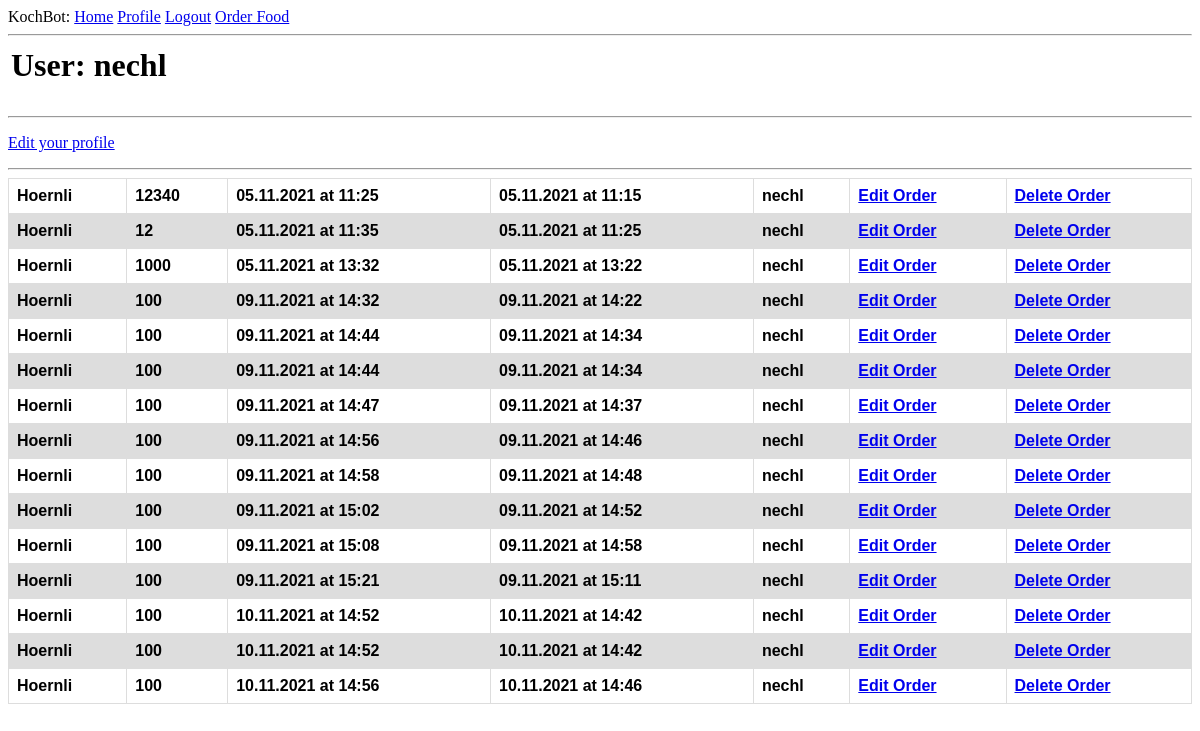
The page /user/nechl (signed in) on the database as committed earlier.
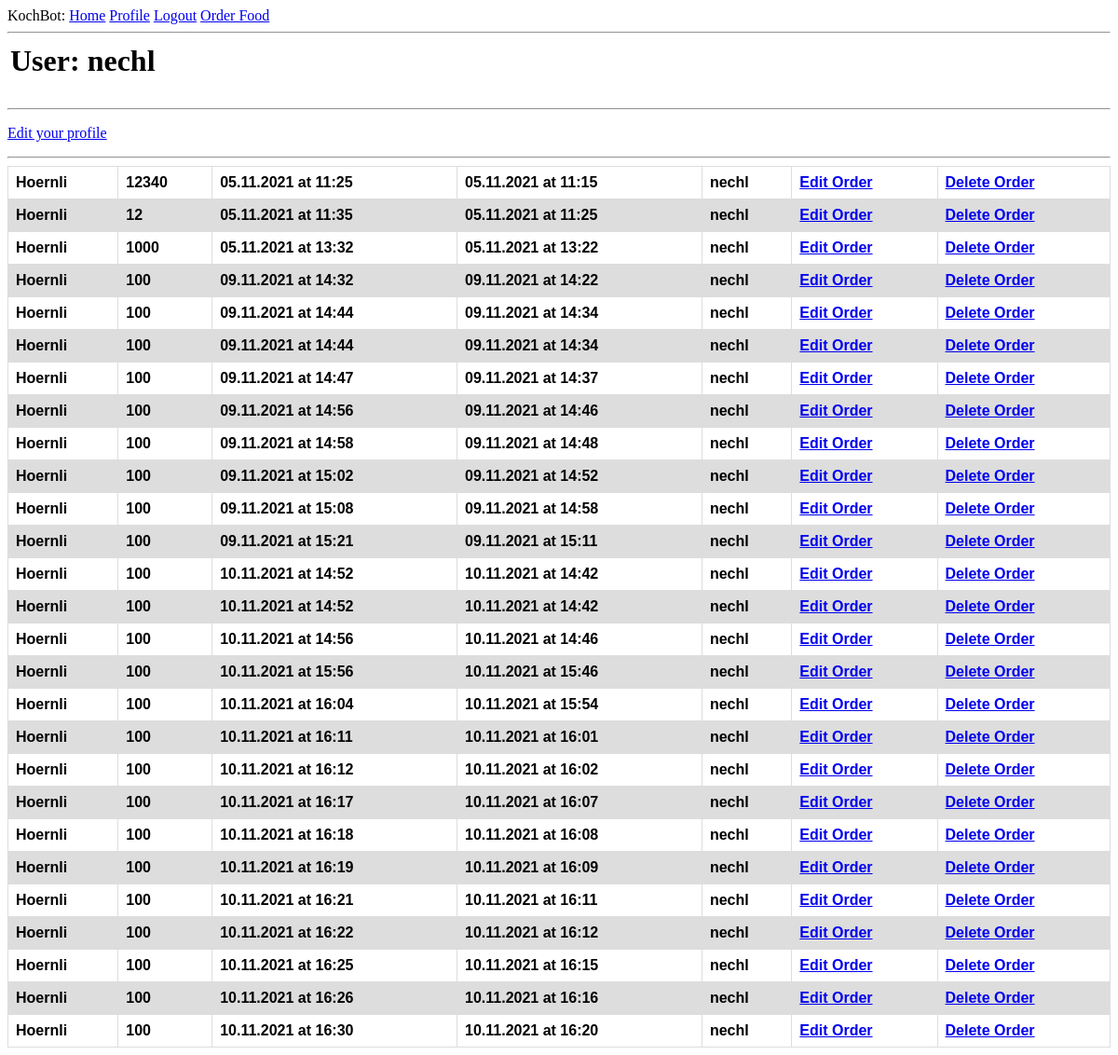
The same page on the database as committed later.
### app/models.py (models this page shows, shortened)
class Order(db.Model):
    id = db.Column(db.Integer, primary_key = True)
    food = db.Column(db.String(140))
    timestamp = db.Column(db.DateTime,  default=datetime.utcnow)
    amount = db.Column(db.Integer())
    finished_at = db.Column(db.DateTime, index = True)
    start_at = db.Column(db.DateTime)
    user_id = db.Column(db.Integer, db.ForeignKey('user.id'))
    cooking = db.Column(db.Boolean, default = False)

### app/routes.py (the view)
@app.route('/user/<username>')
@login_required
def user(username):
    user = User.query.filter_by(username=username).first_or_404()
    orders = Order.query.order_by(Order.finished_at.asc()).all()
    return render_template('user.html', user=user, orders=orders)

### app/models.py (called while the page is built)
@login.user_loader
def load_user(id):
    return User.query.get(int(id))

### app/templates/user.html
{% extends "base.html" %}
{% block content %}
    <table>
        <tr valign="top">
            <td><h1>User: {{ user.username }}</h1></td>
        </tr>
    </table>
    <hr>
    {% if user == current_user %}
        <p><a href="{{ url_for('edit_profile') }}">Edit your profile</a></p>
    {% endif %}
    <hr>
    <table id="orders">
        {% for order in orders %}
            {% include '_order.html' %}
        {% endfor %}
    </table>
{% endblock %}

### app/templates/_order.html
<tr id="orders">
    <th id="orders">{{ order.food }}</th>
    <th id="orders">{{ order.amount }}</th>
    <th id="orders">{{ order.finished_at.strftime("%d.%m.%Y at %H:%M") }}</th>
    <th id="orders">{{ order.start_at.strftime("%d.%m.%Y at %H:%M") }}</th>
    <th id="orders">{{ order.user_id }}</th>
    <th id="orders"><a href="{{ url_for('edit_order', id=order.id) }}">Edit Order</a></th>
    <th id="orders"><a href="{{ url_for('delete_order', id=order.id) }}">Delete Order</a></th>
</tr>

Rows that differ between the two databases and show on the page:
added Order: food "Hoernli", amount "100", finished_at "10.11.2021 at 15:56", start_at "10.11.2021 at 15:46", user_id "nechl"
added Order: food "Hoernli", amount "100", finished_at "10.11.2021 at 16:04", start_at "10.11.2021 at 15:54", user_id "nechl"
added Order: food "Hoernli", amount "100", finished_at "10.11.2021 at 16:11", start_at "10.11.2021 at 16:01", user_id "nechl"
added Order: food "Hoernli", amount "100", finished_at "10.11.2021 at 16:12", start_at "10.11.2021 at 16:02", user_id "nechl"
added Order: food "Hoernli", amount "100", finished_at "10.11.2021 at 16:17", start_at "10.11.2021 at 16:07", user_id "nechl"
added Order: food "Hoernli", amount "100", finished_at "10.11.2021 at 16:18", start_at "10.11.2021 at 16:08", user_id "nechl"
added Order: food "Hoernli", amount "100", finished_at "10.11.2021 at 16:19", start_at "10.11.2021 at 16:09", user_id "nechl"
added Order: food "Hoernli", amount "100", finished_at "10.11.2021 at 16:21", start_at "10.11.2021 at 16:11", user_id "nechl"
added Order: food "Hoernli", amount "100", finished_at "10.11.2021 at 16:22", start_at "10.11.2021 at 16:12", user_id "nechl"
added Order: food "Hoernli", amount "100", finished_at "10.11.2021 at 16:25", start_at "10.11.2021 at 16:15", user_id "nechl"
added Order: food "Hoernli", amount "100", finished_at "10.11.2021 at 16:26", start_at "10.11.2021 at 16:16", user_id "nechl"
added Order: food "Hoernli", amount "100", finished_at "10.11.2021 at 16:30", start_at "10.11.2021 at 16:20", user_id "nechl"
